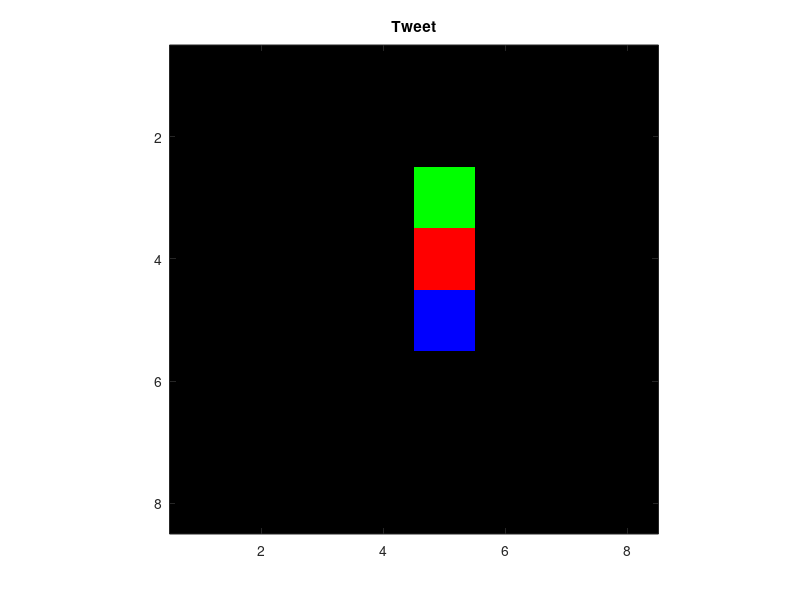

Source code (MATLAB):

R = [0  0  0  0  0  0  0  0;

     0  0  0  0  0  0  0  0;

     0  0  0  0  0  0  0  0;

     0  0  0  0  56  0  0  0;

     0  0  0  0  0  0  0  0;

     0  0  0  0  0  0  0  0;

     0  0  0  0  0  0  0  0;

     0  0  0  0  0  0  0  0];
G = [0  0  0  0  0  0  0  0;

     0  0  0  0  0  0  0  0;

     0  0  0  0  30  0  0  0;

     0  0  0  0  0  0  0  0;

     0  0  0  0  0  0  0  0;

     0  0  0  0  0  0  0  0;

     0  0  0  0  0  0  0  0;

     0  0  0  0  0  0  0  0];
B = [0  0  0  0  0  0  0  0;

     0  0  0  0  0  0  0  0;

     0  0  0  0  0  0  0  0;

     0  0  0  0  0  0  0  0;

     0  0  0  0  89  0  0  0;

     0  0  0  0  0  0  0  0;

     0  0  0  0  0  0  0  0;

     0  0  0  0  0  0  0  0];


RGB = cat(3,R,G,B);

figure;
imagesc(RGB);
axis image;

title('Tweet');

print -f1 -r300 -dpng Practical01Ex02_Output.png 